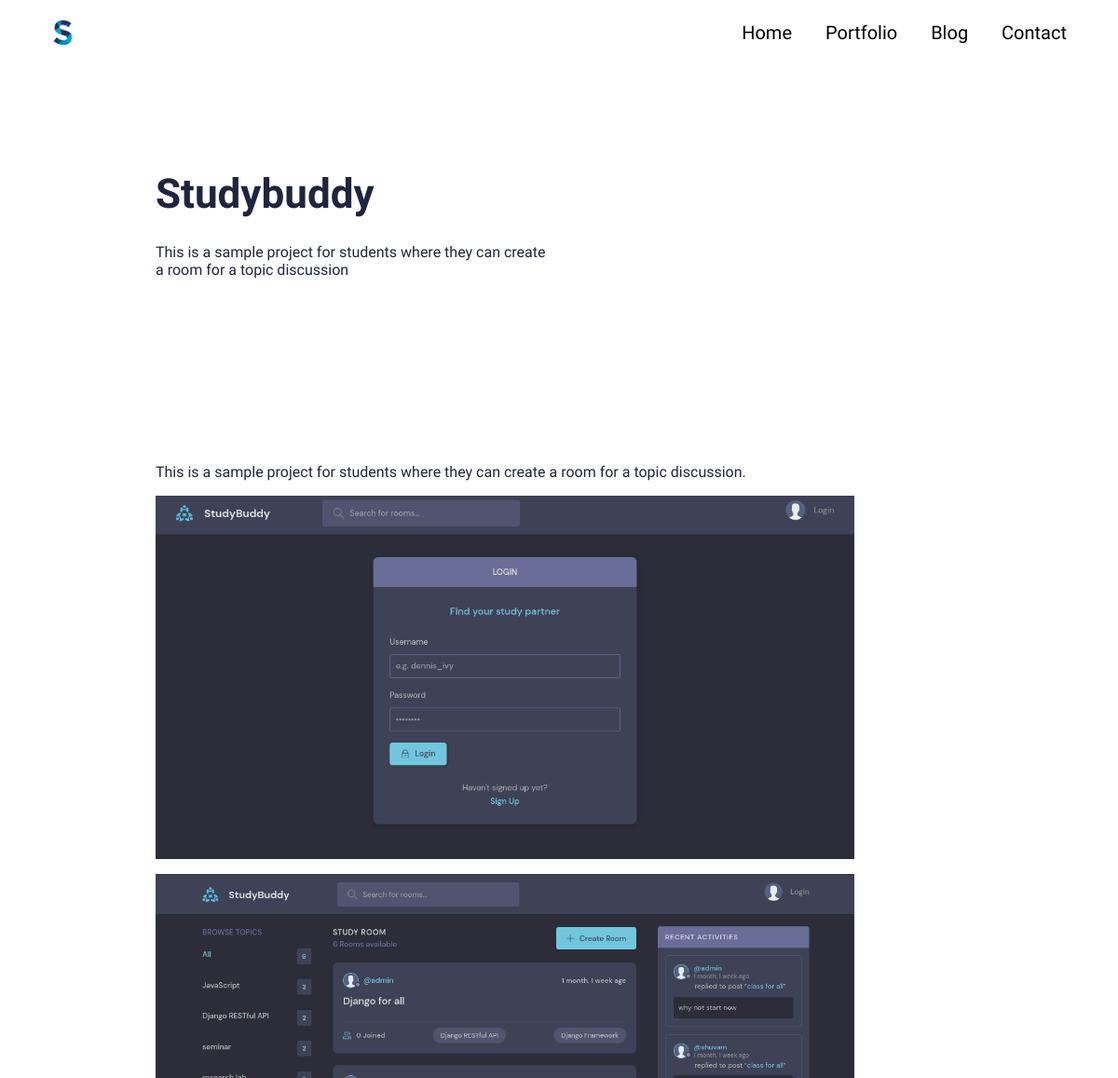
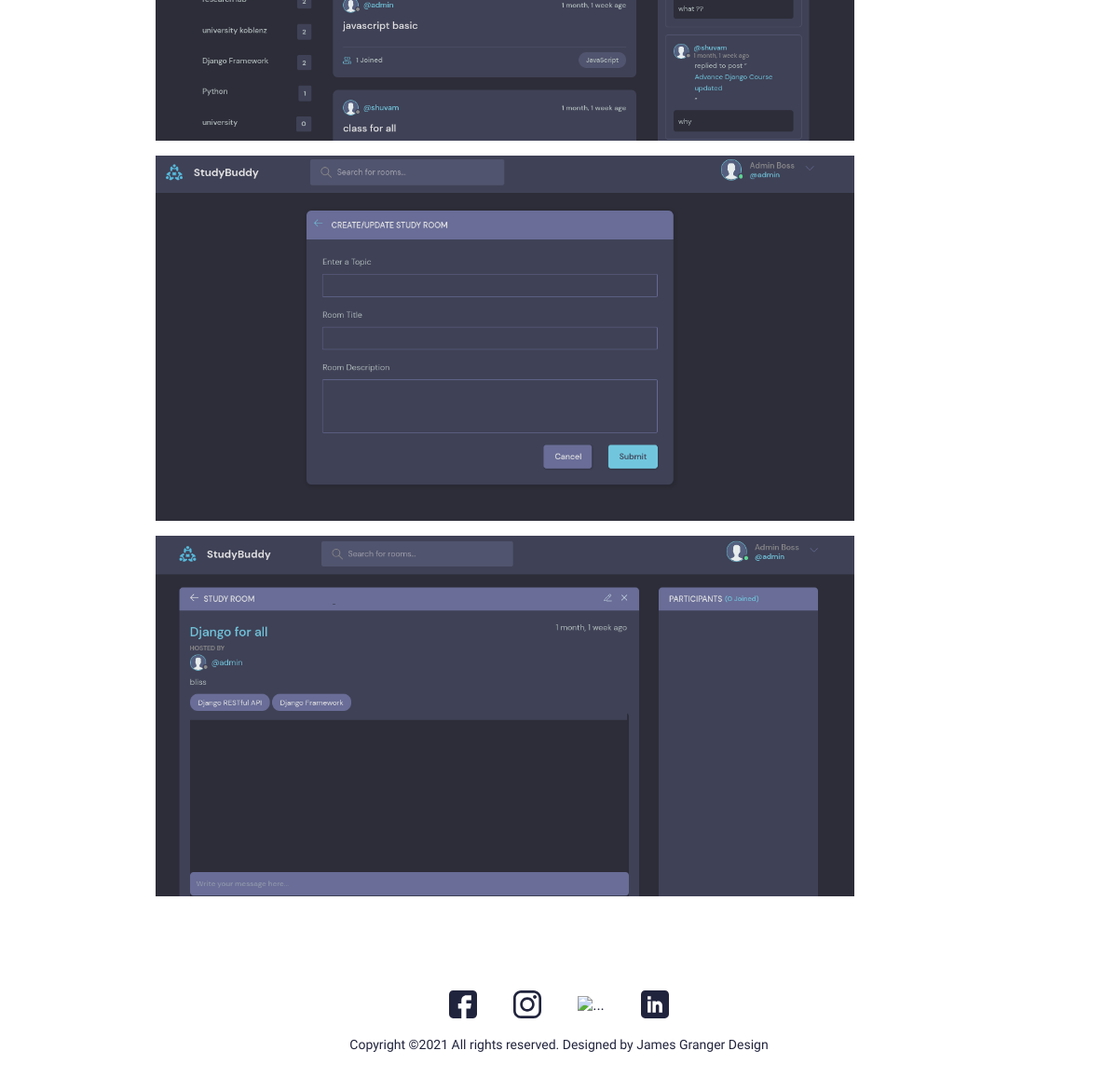
The page /portfolio/studybuddy on the database as committed earlier (2 pictures, top to bottom).
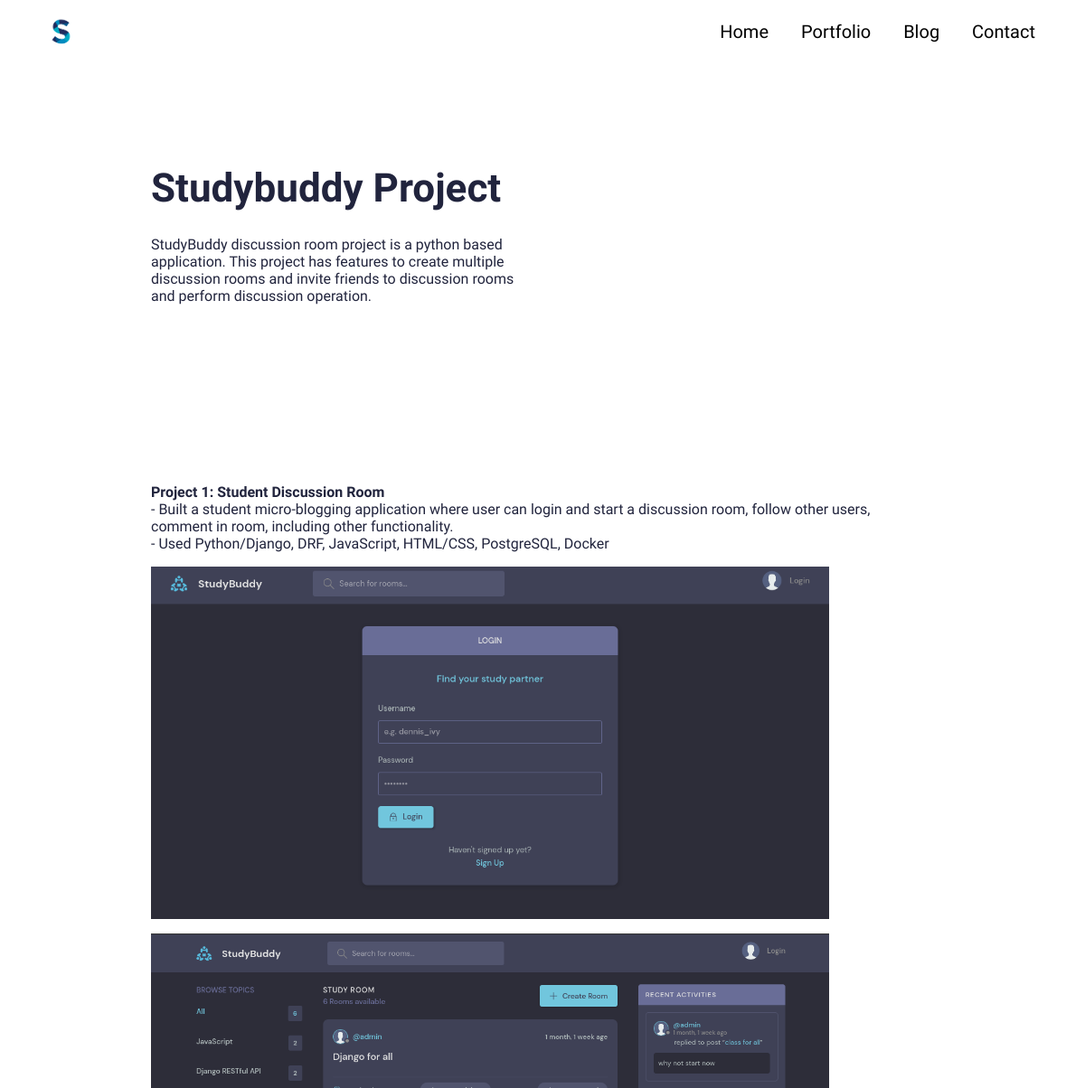
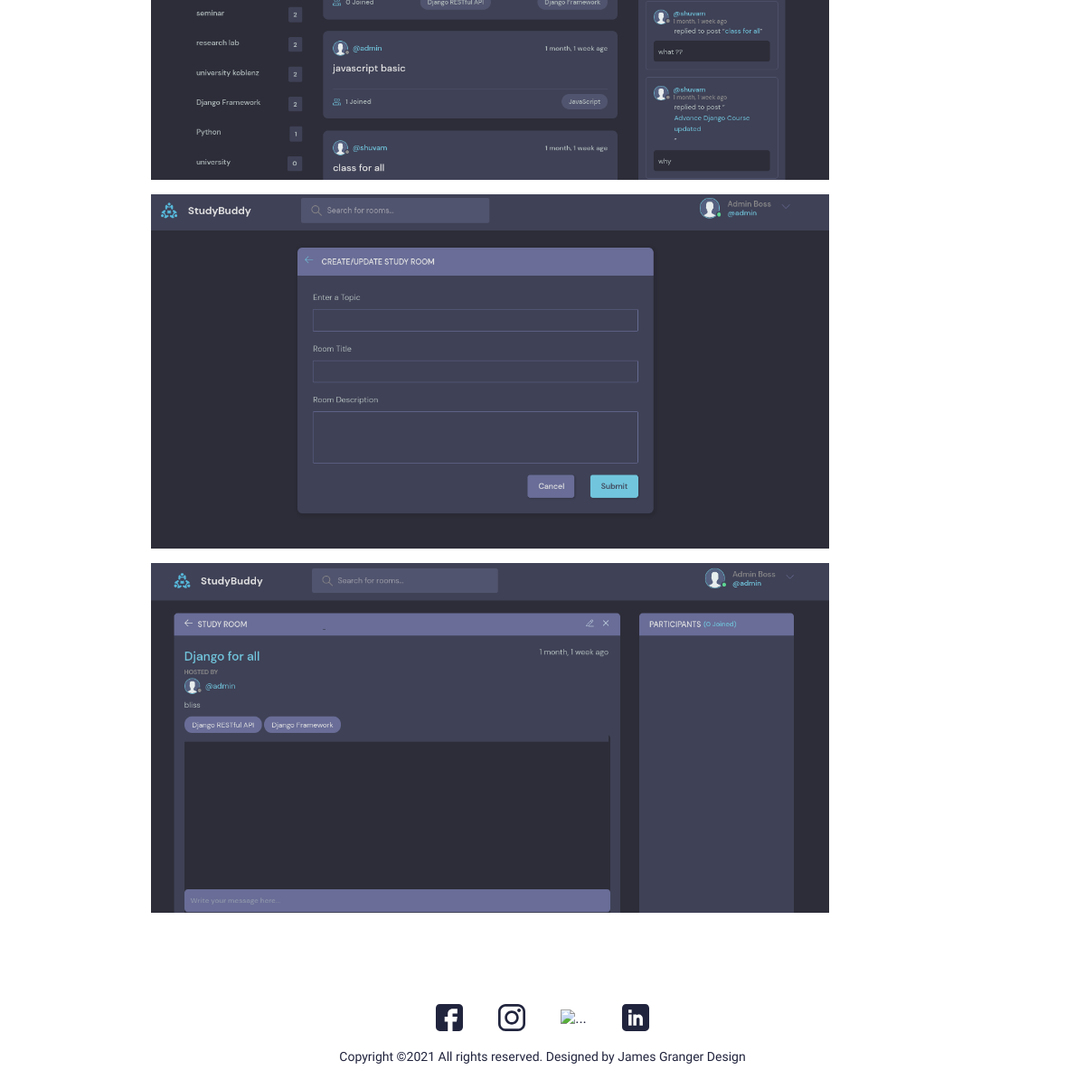
The same page on the database as committed later (2 pictures, top to bottom).
### main/models.py (models this page shows, shortened)
class Portfolio(models.Model):
    class Meta:
        verbose_name_plural = 'Porfolios'
        verbose_name = 'Portfolio'
        ordering = ['name']
    date = models.DateTimeField(blank=True, null=True)
    name = models.CharField (max_length=200, blank=True, null=True, verbose_name='name')
    description = models.CharField(max_length=500 ,blank=True, null=True, verbose_name='description')
    body = RichTextField(blank=True, null=True)
    image = models.ImageField(blank=True, null=True, upload_to= 'media')
    url = models.URLField (blank=True, null=True, verbose_name='url')
    slug = models.SlugField(null=True, blank=True)
    is_active = models.BooleanField(default=True)

### main/views.py (the view)
# urls.py: path('portfolio/<slug:slug>', views.PortfolioDetailView.as_view(), name='portfolio_detail'),
class PortfolioDetailView(generic.DetailView):
    model = Portfolio
    context_object_name = 'portfolio_detail'
    template_name = 'main/portfolio-detail.html'

### resume/context_processor.py (called while the page is built)
def project_context(request):
    context = {
        'author': User.objects.first()
    }
    return context

### main/templates/main/portfolio-detail.html (shortened to what this page needs)
{% extends 'main/base.html' %}
{% load static %}
{% block content %}
    <section>
      <div class="innerPageBannerCol">
        <div class="container">
          <div class="row g-4 g-md-3  align-items-center">
            <div class="col-md-6">
              <div class="bannerContent">
                <h1 class="xlTitle pb-md-3">{{portfolio_detail.name|title}}</h1>
                <p class="pb-md-3">{{portfolio_detail.description}}</p>
              </div>
            </div>
          </div>
        </div>
      </div>
    </section>
    <section>
        <div class="container">
          <p>
            {{portfolio_detail.body|safe}}
          </p>
      </div>
    </section>
{% endblock %}

### main/templates/main/base.html (shortened to what this page needs)
{% load static %}
<!doctype html>
<html lang="en">
  <head>
    <link href="{% static 'css/bootstrap.min.css' %}" rel="stylesheet">
    <link rel="stylesheet" href="https://unpkg.com/swiper@7.0.5/swiper-bundle.min.css">
    <link href="{% static 'css/style.css' %}" rel="stylesheet">
  </head>
  <body>
    {% include 'main/partials/nav.html' %}
    {% block content %}
    {% endblock %}
    {% include 'main/partials/footer.html' %}
  </body>
</html>

### main/templates/main/partials/nav.html (shortened to what this page needs)
{% load static %}
<header>
    <div class="headerCol">
      <div class="container-fluid">
        <div class="row align-items-center">
          <div class="col-auto col-3">
            <div class="logoCol"><a href="/"><img src="{% static 'images/icon1.png' %}" width="10%" height="10%" alt="..."></a></div>
          </div>
          <div class="col col-9">
            <div class="navCollapseCol">
              <div class="navCol">
                <ul>
                  <li><a href="/">Home</a></li>
                  <li><a href="{% url 'main:portfolio' %}">Portfolio</a></li>
                  <li><a href="{% url 'main:blog' %}">Blog</a></li>
                  <li><a href="{% url 'main:contact' %}">Contact</a></li>
                </ul>
              </div>
            </div>
          </div>
        </div>
      </div>
    </div>
  </header>

### main/templates/main/partials/footer.html (shortened to what this page needs)
{% load static %}
<footer>
    <div class="footerCol">
      <div class="container">
        <ul class="socialCol">
          <li><a href="https://www.facebook.com/shuvamsinghhamal/" target="_blank"><img src="{% static 'images/fb.svg' %}" alt="..."></a></li>
          <li><a href="https://www.instagram.com/shuvamsinghhamal/" target="_blank"><img src="{% static 'images/insta.svg' %}" alt="..."></a></li>
          <li><a href="https://github.com/Shuvam77" target="_blank"><img src="{% static 'images/github.svg' %}" alt="..."></a></li>
          <li><a href="https://www.linkedin.com/in/shuvam77/" target="_blank"><img src="{% static 'images/linkedin.svg' %}" alt="..."></a></li>
        </ul>
        <div class="copyrightCol">
          <p>Copyright ©2021 All rights reserved. Designed by <a href="https://jamesgrangerdesign.co.uk/" target="_blank">James Granger Design</a></p>
        </div>
      </div>
    </div>
  </footer>

### static/css/style.css (style rules this page uses)
:root { --primaryColor: #9C07B6; --primaryDarkColor: #3D0048; --primaryHoverColor: #900AA8; --secondaryColor: #F9B000; --baseColor: #21243D; --baseFont: 'Heebo', sans-serif; --titleFont: 'Courier Prime', monospace; --regular: 400; --medium: 500; --bold: 700; --black: 900; --lightBg: #F1F1F1; }
html { scroll-behavior: smooth; }
body { font-family: var(--baseFont); color: var(--baseColor); line-height: normal; }
ul { margin: 0; padding: 0; list-style-type: none; }
img { max-width: 100%; }
a { color: inherit; }
a, .btn { -webkit-transition: all 300ms ease-in-out 0s; -o-transition: all 300ms ease-in-out 0s; transition: all 300ms ease-in-out 0s; text-decoration: none; }
.xlTitle { font-size: 44px; line-height: 1.3; font-weight: var(--bold); font-family: var(--titleFont) }
.headerCol { background-color: var(--bs-white); padding: 18px 0; -webkit-transition: all 300ms ease-in-out 0s; -o-transition: all 300ms ease-in-out 0s; transition: all 300ms ease-in-out 0s; position: fixed; z-index: 99; left: 0; right: 0; top: 0; }
.navCol { text-align: right; }
.navCol a { font-size: 20px; color: #000; font-weight: var(--medium); display: inline-block; position: relative; }
.navCol a::before { content: ""; position: absolute; left: 50%; right: 50%; bottom: 0; height: 2px; border-radius: 2px; background-color: var(--primaryColor); -webkit-transition: all 500ms ease-in-out 0s; -o-transition: all 500ms ease-in-out 0s; transition: all 500ms ease-in-out 0s; opacity: 0; }
.navCol li { display: inline-block; }
.navCol li + li { padding-left: 32px; }
.footerCol { padding: 50px 0; text-align: center; }
.socialCol li { display: inline-block; }
.socialCol li + li { padding-left: 35px; }
.socialCol img { max-width: 30px; max-height: 30px; -o-object-fit: contain; object-fit: contain; }
.copyrightCol { padding: 20px 0 0; font-size: 14px; }
.copyrightCol p { margin: 0; }
.innerPageBannerCol { padding: 180px 0 150px; }
@media (min-width:992px) { .container, .container-lg, .container-md, .container-sm, .container-xl, .container-xxl { max-width: 890px; } }
@media (min-width:992px) { .headerCol .container-fluid { padding-left: 30px; padding-right: 30px; } }
@media (min-width:1200px) { .headerCol .container-fluid { padding-left: 55px; padding-right: 55px; } }

Rows that differ between the two databases and show on the page:
changed Portfolio: name "Studybuddy" → "Studybuddy Project"; description "This is a sample project for students where they can create a room for a topic discussion" → "StudyBuddy discussion room project is a python based application. This project has features to create multiple discussion rooms and invite friends to discussion rooms and perform discussion operation."; body "This is a sample project for students where they can create a room for a topic discussion." → "Project 1: Student Discussion Room - Built a student micro-blogging application where user can login and start a discussion room, follow other users, comment in room, including other functionality. - Used Python/Django, DRF, JavaScript, HTML/CSS, PostgreSQL, Docker"
